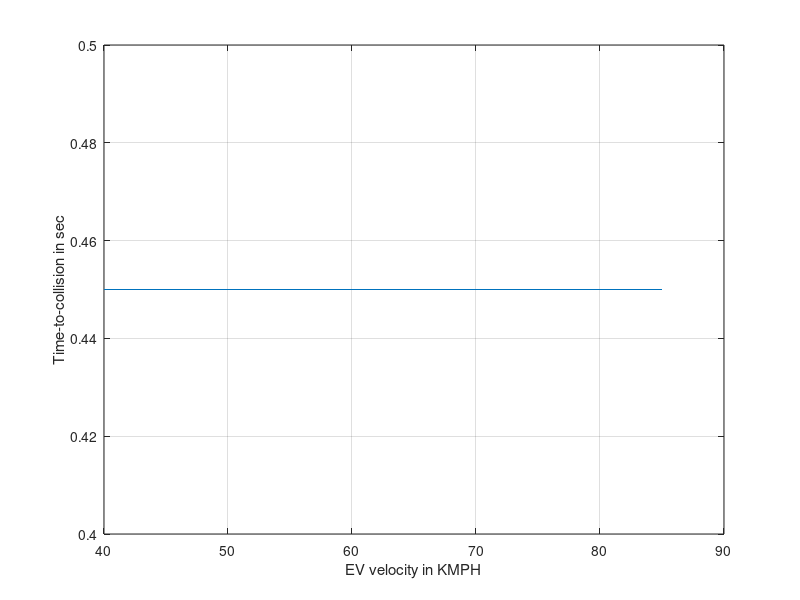
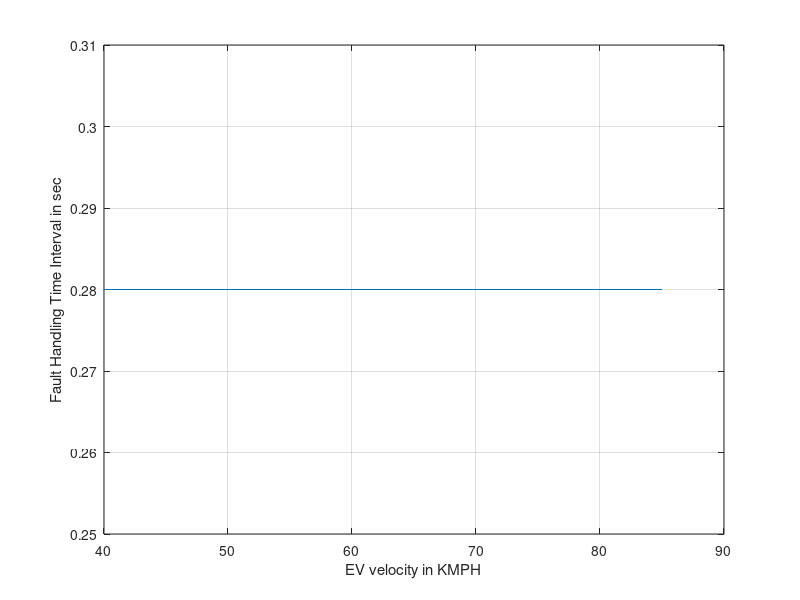

MATLAB code to generate these figures, in order: (Note: this script raises an error after producing the figures.)
%% Clean workspace and close all
clear all
close all
clc
%% Constraint for parameter

KK = 0;

    Speed = [];
    TimeDur = [];
    DataTTC = [];
    for EgoVehicleSpeed = 40 : 5 : 88.5
        
        Vx_EV = EgoVehicleSpeed/3.6;
        Dist2Bondary = 0.3;
       
        %%
        LaneWidth = 3.66;
        TruckWidth = 3.05;
        WheelBase = 5.79;
        Ay = -0.3*9.81;
        AyComp = -Ay;
        % Saturation: If acceleration is more than 1g. Need to saturate
        if abs(AyComp) > 9.81
            AyComp = sign(AyComp)*9.81;
        else
            AyComp = AyComp;
        end
       
        dT = 0.01;
        VelY = 0;
        DistCovered = 0;
        K = 0;
 %% TTC computation
        Flag = false;
        while(Flag == false)
          
          
            VelY = VelY + dT * Ay;
            DistCovered = DistCovered + dT*VelY;
            K = K + 1;
            if (abs(DistCovered) >= Dist2Bondary)
                Flag = true;
            end
        end
        TTC = K * dT;
        %% Dist covered during response time
        for ijk = TTC : -dT : 0.001
          
        IC = 0;
        VelY = 0;
        DistCovered = 0;
        Flag = false;
        C = 0;
        %% FHTI calculation
        for i = 0 : dT : ijk
            VelY = VelY + dT * Ay;
            DistCovered = DistCovered + dT*VelY;
        end
        DistCovered1 = abs(DistCovered);
 %% 
        Flag = false;
        N = 0;
        Pev_VelY = VelY;
        DistCovered = 0;
        while(Flag == false)
            
            VelY = VelY + dT * AyComp;
            DistCovered = DistCovered + dT*VelY;
            if sign(VelY) ~= sign(Pev_VelY)
                Flag = true;
            end
            N = N + 1;
        end
        
        DistCovered2 = abs(DistCovered);
        TotalDist = DistCovered1 + DistCovered2;
        if abs(TotalDist) < (Dist2Bondary-0.05)
            break;
        end
        end
        Speed = [Speed EgoVehicleSpeed];
        TimeDur = [TimeDur ijk];
        DataTTC = [DataTTC TTC];
     
    end
    
    
%% Plots
figure(1);
plot(Speed,DataTTC);
grid on
xlabel('EV velocity in KMPH')
ylabel('Time-to-collision in sec');
hold on

f=gcf;
saveas(f,'surfacestrt_steering_tire_1_TTC.jpg');

figure(2);
plot(Speed,TimeDur);
grid on
xlabel('EV velocity in KMPH')
ylabel('Fault Handling Time Interval in sec');
hold on


f=gcf;
saveas(f,'surfacestrt_steering_tire_1_FHTI.jpg');

%% excel write
x_speed=Speed';
y_TTC=DataTTC';
z_FHTI=TimeDur';
data={'Vehicle_Speed','TTC','FHTI'};
xlswrite('Functional_Safety_Scenarios',data,'surfacestrt_steering_tire_1','A1');
xlswrite('Functional_Safety_Scenarios',x_speed,'surfacestrt_steering_tire_1','A2');
xlswrite('Functional_Safety_Scenarios',y_TTC,'surfacestrt_steering_tire_1','B2');
xlswrite('Functional_Safety_Scenarios',z_FHTI,'surfacestrt_steering_tire_1','C2');


folder = pwd;
excelFileName = 'Functional_Safety_Scenarios.xls';
fullFileName = fullfile(folder, excelFileName);
objExcel = actxserver('Excel.Application');
objExcel.Visible = true;
ExcelWorkbook = objExcel.Workbooks.Open(fullFileName);
oSheet = objExcel.ActiveSheet;
imageFolder = fileparts(which('surfacestrt_steering_tire_1_TTC.jpg'));
imageFullFileName = fullfile(imageFolder, 'surfacestrt_steering_tire_1_TTC.jpg');
Shapes = oSheet.Shapes;
Shapes.AddPicture(imageFullFileName, 0, 1, 400, 20, 400, 300);

imageFolder1 = fileparts(which('surfacestrt_steering_tire_1_FHTI.jpg'));
imageFullFileName1 = fullfile(imageFolder, 'surfacestrt_steering_tire_1_FHTI.jpg');
Shapes.AddPicture(imageFullFileName1, 0, 1, 850, 20, 400, 300);

objExcel.DisplayAlerts = false;
ExcelWorkbook.SaveAs(fullFileName);
ExcelWorkbook.Close(false);
objExcel.Quit; 